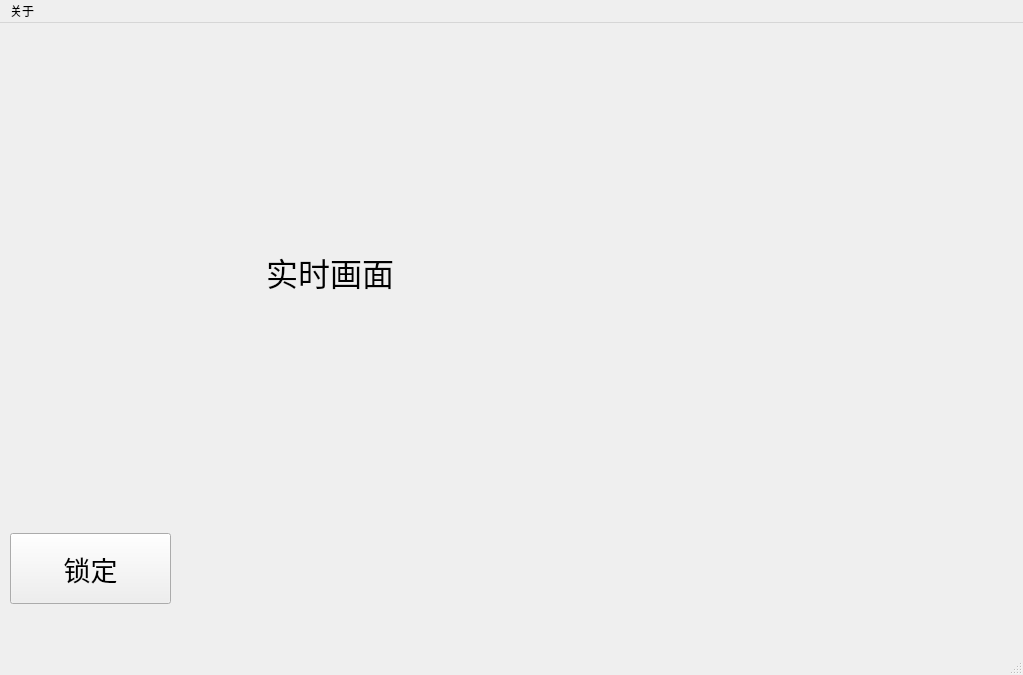
<?xml version="1.0" encoding="UTF-8"?>
<ui version="4.0">
 <class>MainWindow</class>
 <widget class="QMainWindow" name="MainWindow">
  <property name="geometry">
   <rect>
    <x>0</x>
    <y>0</y>
    <width>1023</width>
    <height>675</height>
   </rect>
  </property>
  <property name="windowTitle">
   <string>MainWindow</string>
  </property>
  <widget class="QWidget" name="centralwidget">
   <widget class="QPushButton" name="trackButton">
    <property name="geometry">
     <rect>
      <x>10</x>
      <y>510</y>
      <width>161</width>
      <height>71</height>
     </rect>
    </property>
    <property name="font">
     <font>
      <pointsize>20</pointsize>
     </font>
    </property>
    <property name="text">
     <string>锁定</string>
    </property>
   </widget>
   <widget class="QLabel" name="imageLabel">
    <property name="geometry">
     <rect>
      <x>10</x>
      <y>10</y>
      <width>640</width>
      <height>480</height>
     </rect>
    </property>
    <property name="font">
     <font>
      <pointsize>24</pointsize>
     </font>
    </property>
    <property name="text">
     <string>实时画面</string>
    </property>
    <property name="textFormat">
     <enum>Qt::RichText</enum>
    </property>
    <property name="alignment">
     <set>Qt::AlignCenter</set>
    </property>
   </widget>
  </widget>
  <widget class="QMenuBar" name="menubar">
   <property name="geometry">
    <rect>
     <x>0</x>
     <y>0</y>
     <width>1023</width>
     <height>34</height>
    </rect>
   </property>
   <widget class="QMenu" name="menu">
    <property name="title">
     <string>关于</string>
    </property>
    <addaction name="author"/>
    <addaction name="version"/>
   </widget>
   <addaction name="menu"/>
  </widget>
  <widget class="QStatusBar" name="statusbar"/>
  <action name="author">
   <property name="text">
    <string>作者</string>
   </property>
  </action>
  <action name="version">
   <property name="text">
    <string>版本</string>
   </property>
  </action>
 </widget>
 <resources/>
 <connections/>
</ui>
